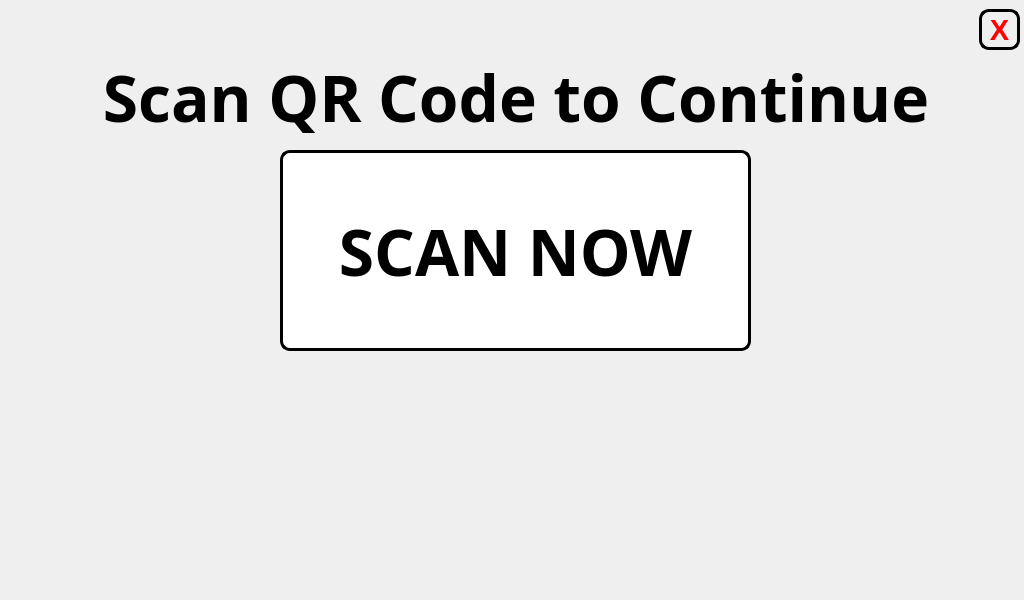
<?xml version="1.0" encoding="UTF-8"?>
<ui version="4.0">
 <class>MainWindow</class>
 <widget class="QMainWindow" name="MainWindow">
  <property name="geometry">
   <rect>
    <x>0</x>
    <y>0</y>
    <width>1024</width>
    <height>600</height>
   </rect>
  </property>
  <property name="minimumSize">
   <size>
    <width>1024</width>
    <height>600</height>
   </size>
  </property>
  <property name="maximumSize">
   <size>
    <width>1024</width>
    <height>600</height>
   </size>
  </property>
  <property name="windowTitle">
   <string>Interactive First Aid Cabinet</string>
  </property>
  <widget class="QWidget" name="centralwidget">
   <widget class="QFrame" name="frame">
    <property name="geometry">
     <rect>
      <x>9</x>
      <y>9</y>
      <width>1011</width>
      <height>171</height>
     </rect>
    </property>
    <property name="frameShape">
     <enum>QFrame::NoFrame</enum>
    </property>
    <property name="frameShadow">
     <enum>QFrame::Raised</enum>
    </property>
    <widget class="QLabel" name="TITLE">
     <property name="geometry">
      <rect>
       <x>35</x>
       <y>50</y>
       <width>944</width>
       <height>76</height>
      </rect>
     </property>
     <property name="font">
      <font>
       <family>Unispace</family>
       <pointsize>48</pointsize>
       <weight>75</weight>
       <bold>true</bold>
      </font>
     </property>
     <property name="text">
      <string>Scan QR Code to Continue</string>
     </property>
     <property name="alignment">
      <set>Qt::AlignCenter</set>
     </property>
    </widget>
    <widget class="QPushButton" name="close_button">
     <property name="geometry">
      <rect>
       <x>970</x>
       <y>0</y>
       <width>41</width>
       <height>41</height>
      </rect>
     </property>
     <property name="font">
      <font>
       <pointsize>22</pointsize>
       <weight>75</weight>
       <bold>true</bold>
      </font>
     </property>
     <property name="styleSheet">
      <string notr="true">QPushButton:hover:!pressed
{
  background-color: rgb(195,30,60);
}

QPushButton
{

color: red;
border-style: outset;
border-width: 3px;
border-radius:10px;
border-color: black;
}
</string>
     </property>
     <property name="text">
      <string>X</string>
     </property>
    </widget>
   </widget>
   <widget class="QFrame" name="frame_2">
    <property name="geometry">
     <rect>
      <x>9</x>
      <y>348</y>
      <width>1001</width>
      <height>218</height>
     </rect>
    </property>
    <property name="frameShape">
     <enum>QFrame::NoFrame</enum>
    </property>
    <property name="frameShadow">
     <enum>QFrame::Raised</enum>
    </property>
    <widget class="QLabel" name="TUPC">
     <property name="geometry">
      <rect>
       <x>116</x>
       <y>13</y>
       <width>192</width>
       <height>192</height>
      </rect>
     </property>
     <property name="minimumSize">
      <size>
       <width>192</width>
       <height>192</height>
      </size>
     </property>
     <property name="maximumSize">
      <size>
       <width>192</width>
       <height>192</height>
      </size>
     </property>
     <property name="text">
      <string/>
     </property>
     <property name="pixmap">
      <pixmap>pictures/program_pictures/tuplogo (1).png</pixmap>
     </property>
    </widget>
    <widget class="QLabel" name="TUPC_2">
     <property name="geometry">
      <rect>
       <x>421</x>
       <y>12</y>
       <width>194</width>
       <height>194</height>
      </rect>
     </property>
     <property name="minimumSize">
      <size>
       <width>194</width>
       <height>194</height>
      </size>
     </property>
     <property name="maximumSize">
      <size>
       <width>194</width>
       <height>194</height>
      </size>
     </property>
     <property name="text">
      <string/>
     </property>
     <property name="pixmap">
      <pixmap>pictures/program_pictures/green_cross.png</pixmap>
     </property>
    </widget>
    <widget class="QLabel" name="rasberry">
     <property name="geometry">
      <rect>
       <x>728</x>
       <y>9</y>
       <width>156</width>
       <height>200</height>
      </rect>
     </property>
     <property name="minimumSize">
      <size>
       <width>156</width>
       <height>200</height>
      </size>
     </property>
     <property name="maximumSize">
      <size>
       <width>156</width>
       <height>200</height>
      </size>
     </property>
     <property name="text">
      <string/>
     </property>
     <property name="pixmap">
      <pixmap>pictures/program_pictures/Raspberry logo.png</pixmap>
     </property>
    </widget>
    <widget class="QPushButton" name="restart_button">
     <property name="geometry">
      <rect>
       <x>920</x>
       <y>170</y>
       <width>80</width>
       <height>51</height>
      </rect>
     </property>
     <property name="styleSheet">
      <string notr="true">QPushButton
{
border-style: inset;
}
</string>
     </property>
     <property name="text">
      <string/>
     </property>
    </widget>
    <widget class="QPushButton" name="hidden_button">
     <property name="geometry">
      <rect>
       <x>0</x>
       <y>170</y>
       <width>80</width>
       <height>51</height>
      </rect>
     </property>
     <property name="styleSheet">
      <string notr="true">QPushButton
{
border-style: inset;
}
</string>
     </property>
     <property name="text">
      <string/>
     </property>
    </widget>
   </widget>
   <widget class="QPushButton" name="scan_button">
    <property name="geometry">
     <rect>
      <x>280</x>
      <y>150</y>
      <width>471</width>
      <height>201</height>
     </rect>
    </property>
    <property name="font">
     <font>
      <family>Unispace</family>
      <pointsize>48</pointsize>
      <weight>75</weight>
      <bold>true</bold>
     </font>
    </property>
    <property name="cursor">
     <cursorShape>PointingHandCursor</cursorShape>
    </property>
    <property name="styleSheet">
     <string notr="true">QPushButton:hover:!pressed
{
  background-color: rgb(195,30,60);
}

QPushButton
{
  background-color: white;
color: black;
border-style: outset;
border-width: 3px;
border-radius:10px;
border-color: black;
}</string>
    </property>
    <property name="text">
     <string>SCAN NOW</string>
    </property>
   </widget>
   <widget class="QLabel" name="label">
    <property name="geometry">
     <rect>
      <x>0</x>
      <y>0</y>
      <width>1024</width>
      <height>600</height>
     </rect>
    </property>
    <property name="minimumSize">
     <size>
      <width>1024</width>
      <height>600</height>
     </size>
    </property>
    <property name="maximumSize">
     <size>
      <width>1024</width>
      <height>600</height>
     </size>
    </property>
    <property name="cursor">
     <cursorShape>ArrowCursor</cursorShape>
    </property>
    <property name="text">
     <string/>
    </property>
    <property name="pixmap">
     <pixmap>pictures/program_pictures/main_wallpaper.png</pixmap>
    </property>
   </widget>
   <zorder>label</zorder>
   <zorder>frame</zorder>
   <zorder>frame_2</zorder>
   <zorder>scan_button</zorder>
  </widget>
 </widget>
 <resources/>
 <connections/>
</ui>
